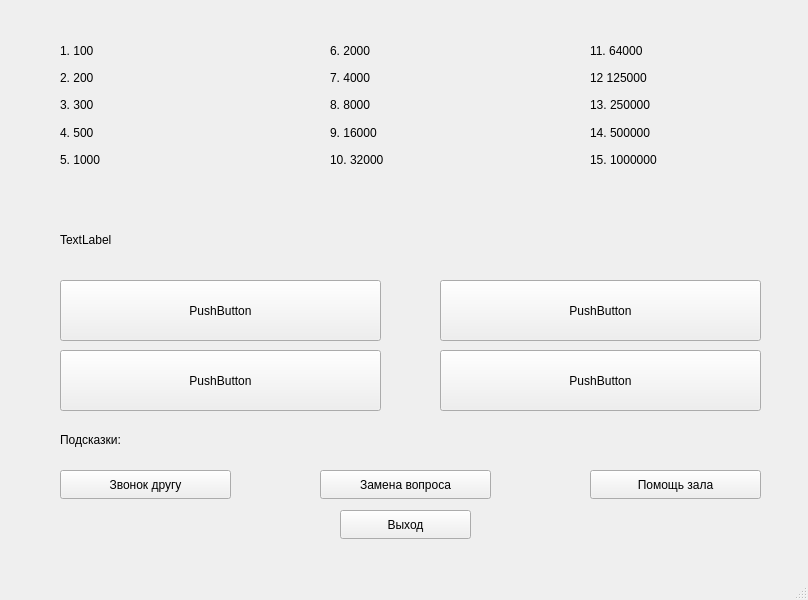
<?xml version="1.0" encoding="UTF-8"?>
<ui version="4.0">
 <class>ThirdWindow</class>
 <widget class="QMainWindow" name="ThirdWindow">
  <property name="geometry">
   <rect>
    <x>0</x>
    <y>0</y>
    <width>808</width>
    <height>600</height>
   </rect>
  </property>
  <property name="minimumSize">
   <size>
    <width>808</width>
    <height>600</height>
   </size>
  </property>
  <property name="maximumSize">
   <size>
    <width>808</width>
    <height>600</height>
   </size>
  </property>
  <property name="windowTitle">
   <string>MainWindow</string>
  </property>
  <widget class="QWidget" name="centralwidget">
   <widget class="QWidget" name="verticalLayoutWidget">
    <property name="geometry">
     <rect>
      <x>60</x>
      <y>40</y>
      <width>160</width>
      <height>130</height>
     </rect>
    </property>
    <layout class="QVBoxLayout" name="verticalLayout">
     <item>
      <widget class="QLabel" name="label_2">
       <property name="text">
        <string>1. 100</string>
       </property>
      </widget>
     </item>
     <item>
      <widget class="QLabel" name="label_3">
       <property name="text">
        <string>2. 200</string>
       </property>
      </widget>
     </item>
     <item>
      <widget class="QLabel" name="label_4">
       <property name="text">
        <string>3. 300</string>
       </property>
      </widget>
     </item>
     <item>
      <widget class="QLabel" name="label_5">
       <property name="text">
        <string>4. 500</string>
       </property>
      </widget>
     </item>
     <item>
      <widget class="QLabel" name="label_6">
       <property name="text">
        <string>5. 1000</string>
       </property>
      </widget>
     </item>
    </layout>
   </widget>
   <widget class="QWidget" name="verticalLayoutWidget_2">
    <property name="geometry">
     <rect>
      <x>330</x>
      <y>40</y>
      <width>160</width>
      <height>130</height>
     </rect>
    </property>
    <layout class="QVBoxLayout" name="verticalLayout_2">
     <item>
      <widget class="QLabel" name="label_7">
       <property name="text">
        <string>6. 2000</string>
       </property>
      </widget>
     </item>
     <item>
      <widget class="QLabel" name="label_8">
       <property name="text">
        <string>7. 4000</string>
       </property>
      </widget>
     </item>
     <item>
      <widget class="QLabel" name="label_9">
       <property name="text">
        <string>8. 8000</string>
       </property>
      </widget>
     </item>
     <item>
      <widget class="QLabel" name="label_10">
       <property name="text">
        <string>9. 16000</string>
       </property>
      </widget>
     </item>
     <item>
      <widget class="QLabel" name="label_11">
       <property name="text">
        <string>10. 32000</string>
       </property>
      </widget>
     </item>
    </layout>
   </widget>
   <widget class="QWidget" name="verticalLayoutWidget_3">
    <property name="geometry">
     <rect>
      <x>590</x>
      <y>40</y>
      <width>160</width>
      <height>130</height>
     </rect>
    </property>
    <layout class="QVBoxLayout" name="verticalLayout_3">
     <item>
      <widget class="QLabel" name="label_12">
       <property name="text">
        <string>11. 64000</string>
       </property>
      </widget>
     </item>
     <item>
      <widget class="QLabel" name="label_13">
       <property name="text">
        <string>12 125000</string>
       </property>
      </widget>
     </item>
     <item>
      <widget class="QLabel" name="label_14">
       <property name="text">
        <string>13. 250000</string>
       </property>
      </widget>
     </item>
     <item>
      <widget class="QLabel" name="label_15">
       <property name="text">
        <string>14. 500000</string>
       </property>
      </widget>
     </item>
     <item>
      <widget class="QLabel" name="label_16">
       <property name="text">
        <string>15. 1000000</string>
       </property>
      </widget>
     </item>
    </layout>
   </widget>
   <widget class="QPushButton" name="pushButton">
    <property name="geometry">
     <rect>
      <x>60</x>
      <y>280</y>
      <width>321</width>
      <height>61</height>
     </rect>
    </property>
    <property name="text">
     <string>PushButton</string>
    </property>
   </widget>
   <widget class="QPushButton" name="pushButton_2">
    <property name="geometry">
     <rect>
      <x>440</x>
      <y>280</y>
      <width>321</width>
      <height>61</height>
     </rect>
    </property>
    <property name="text">
     <string>PushButton</string>
    </property>
   </widget>
   <widget class="QPushButton" name="pushButton_3">
    <property name="geometry">
     <rect>
      <x>60</x>
      <y>350</y>
      <width>321</width>
      <height>61</height>
     </rect>
    </property>
    <property name="text">
     <string>PushButton</string>
    </property>
   </widget>
   <widget class="QPushButton" name="pushButton_4">
    <property name="geometry">
     <rect>
      <x>440</x>
      <y>350</y>
      <width>321</width>
      <height>61</height>
     </rect>
    </property>
    <property name="text">
     <string>PushButton</string>
    </property>
   </widget>
   <widget class="QLabel" name="label_17">
    <property name="geometry">
     <rect>
      <x>60</x>
      <y>430</y>
      <width>431</width>
      <height>20</height>
     </rect>
    </property>
    <property name="text">
     <string>Подсказки:</string>
    </property>
   </widget>
   <widget class="QPushButton" name="pushButton_5">
    <property name="geometry">
     <rect>
      <x>60</x>
      <y>470</y>
      <width>171</width>
      <height>29</height>
     </rect>
    </property>
    <property name="text">
     <string>Звонок другу</string>
    </property>
   </widget>
   <widget class="QPushButton" name="pushButton_6">
    <property name="geometry">
     <rect>
      <x>320</x>
      <y>470</y>
      <width>171</width>
      <height>29</height>
     </rect>
    </property>
    <property name="text">
     <string>Замена вопроса</string>
    </property>
   </widget>
   <widget class="QPushButton" name="pushButton_7">
    <property name="geometry">
     <rect>
      <x>590</x>
      <y>470</y>
      <width>171</width>
      <height>29</height>
     </rect>
    </property>
    <property name="text">
     <string>Помощь зала</string>
    </property>
   </widget>
   <widget class="QPushButton" name="pushButton_8">
    <property name="geometry">
     <rect>
      <x>340</x>
      <y>510</y>
      <width>131</width>
      <height>29</height>
     </rect>
    </property>
    <property name="text">
     <string>Выход</string>
    </property>
   </widget>
   <widget class="QLabel" name="label">
    <property name="geometry">
     <rect>
      <x>60</x>
      <y>230</y>
      <width>661</width>
      <height>20</height>
     </rect>
    </property>
    <property name="text">
     <string>TextLabel</string>
    </property>
   </widget>
  </widget>
  <widget class="QMenuBar" name="menubar">
   <property name="geometry">
    <rect>
     <x>0</x>
     <y>0</y>
     <width>808</width>
     <height>25</height>
    </rect>
   </property>
  </widget>
  <widget class="QStatusBar" name="statusbar"/>
 </widget>
 <resources/>
 <connections/>
</ui>
